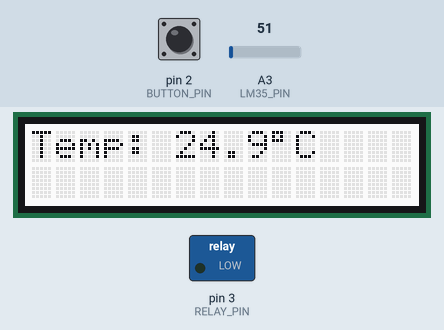
The sketch below on a simulated Arduino Uno, built with avr-gcc and run on an emulated ATmega328P. Shown: 16×2 character LCD, switched loads named in the sketch (green lamp = pin HIGH). The test bench sets the inputs (shaded band); at power-on: pin 2 (BUTTON_PIN) HIGH, A3 (LM35_PIN) = 51. What the sketch prints to the serial monitor is not drawn.

Above: at 1.2 s.
1.3 s: pin 2 (BUTTON_PIN) pulled LOW for 0.15 s
At 2.7 s:
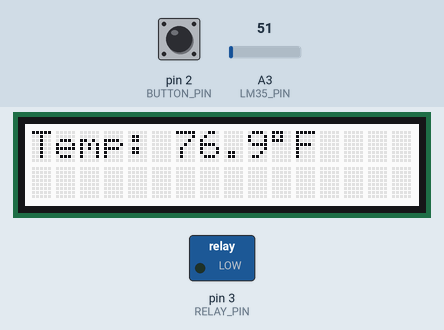
3.0 s: A3 (LM35_PIN) set to 95
At 4.3 s:
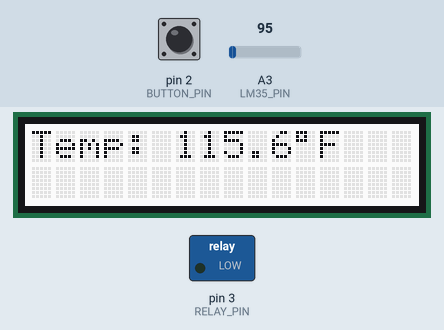
5.0 s: A3 (LM35_PIN) set to 111
At 5.9 s:
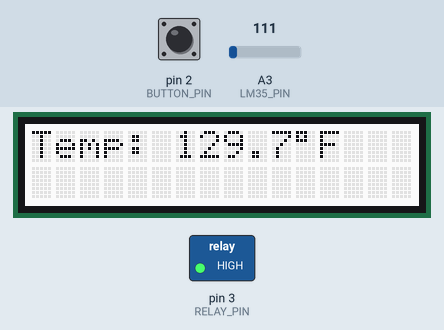
7.0 s: pin 2 (BUTTON_PIN) pulled LOW for 1 s
At 8.6 s:
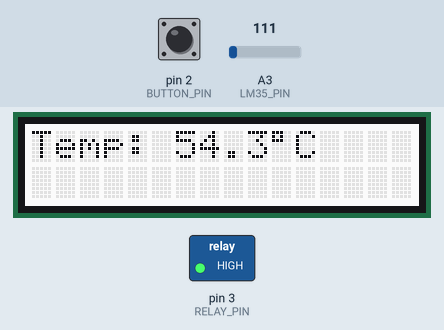
9.5 s: A3 (LM35_PIN) set to 86
At 10.5 s:
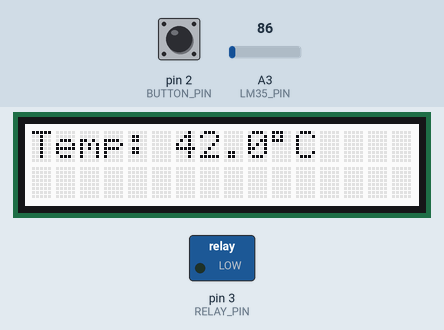
Timing chart, 0 to 12.0 s (numbered marks = the images above; inputs shaded):
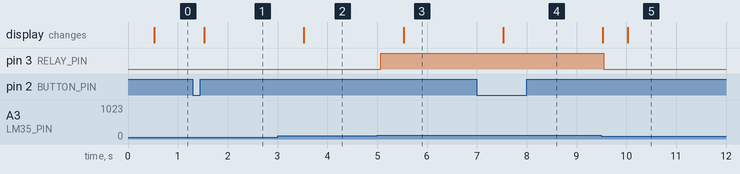

Measured:
- the behaviour switches between 102 and 103 on A3 (LM35_PIN) (found by bisection; images 2 and 3)
- after the input at 1.3 s, the display: changes after 0.23 s (image 1)
- after the input at 3.0 s, the display: changes after 0.53 s (image 2)
- after the input at 5.0 s, pin 3 (RELAY_PIN): LOW → HIGH after 0.07 s; the display: changes after 0.53 s (image 3)
- after the input at 7.0 s, the display: changes after 0.53 s (image 4)
- after the input at 9.5 s, pin 3 (RELAY_PIN): HIGH → LOW after 0.05 s; the display: first changes at once (image 5 shows a later state)

The sketch:

thermostat-prototype.ino
```cpp
// Lesson #18 - Thermostat prototype

#include <Wire.h>
#include <DFRobot_RGBLCD1602.h>

#define LM35_PIN A3
#define BUTTON_PIN 2
#define RELAY_PIN 3

DFRobot_RGBLCD1602 lcd(0x60, 16, 2);

bool showCelsius = true;

// ---------- Button ----------
bool lastReading;
bool buttonState;
unsigned long lastDebounceTime = 0;
const unsigned long debounceDelay = 50;

// ---------- Startup lock ----------
unsigned long startTime;

// ---------- Averaging ----------
const int numSamples = 10;
int samples[numSamples];
int sampleIndex = 0;
long total = 0;
float smoothedTempC = 0;

unsigned long lastSampleTime = 0;
const unsigned long sampleInterval = 10;

void setup() {
  Serial.begin(9600);
  pinMode(BUTTON_PIN, INPUT_PULLUP);
  pinMode(RELAY_PIN, OUTPUT);
  digitalWrite(RELAY_PIN, LOW);

  lcd.init();
  lcd.display();
  lcd.setColorWhite();
  lcd.clear();

  showCelsius = true;
  lastReading = digitalRead(BUTTON_PIN);
  buttonState = lastReading;
  startTime = millis();

  // Initialize sample buffer
  for (int i = 0; i < numSamples; i++) {
    samples[i] = analogRead(LM35_PIN);
    total += samples[i];
  }
}

void loop() {
  unsigned long now = millis();

  // ---------- Sample LM35 ----------
  if (now - lastSampleTime >= sampleInterval) {
    lastSampleTime = now;

    total -= samples[sampleIndex];
    samples[sampleIndex] = analogRead(LM35_PIN);
    total += samples[sampleIndex];

    sampleIndex = (sampleIndex + 1) % numSamples;

    float avgReading = total / (float)numSamples;
    float voltage = avgReading * (5.0 / 1023.0);
    smoothedTempC = voltage * 100.0;
  }

  float tempF = (smoothedTempC * 9.0 / 5.0) + 32.0;

  // ---------- FAN CONTROL ----------
  if (smoothedTempC >= 50.0) {
    digitalWrite(RELAY_PIN, HIGH);
  } else {
    digitalWrite(RELAY_PIN, LOW);
  }

  // ---------- Button (after startup) ----------
  if (now - startTime > 1000) {
    bool reading = digitalRead(BUTTON_PIN);

    if (reading != lastReading) {
      lastDebounceTime = now;
    }

    if ((now - lastDebounceTime) > debounceDelay) {
      if (reading != buttonState) {
        buttonState = reading;
        if (buttonState == LOW) {
          showCelsius = !showCelsius;
        }
      }
    }
    lastReading = reading;
  }

  // ---------- LCD Update ----------
  static unsigned long lastLCDUpdate = 0;
  if (now - lastLCDUpdate >= 500) {
    lastLCDUpdate = now;

    lcd.setCursor(0, 0);
    lcd.print("                ");
    lcd.setCursor(0, 0);
    lcd.print("Temp: ");

    if (showCelsius) {
      lcd.print(smoothedTempC, 1);
      lcd.print((char)223);
      lcd.print("C");
    } else {
      lcd.print(tempF, 1);
      lcd.print((char)223);
      lcd.print("F");
    }

    Serial.print("Temp: ");
    Serial.print(smoothedTempC);
    Serial.print(" C | ");
    Serial.print(tempF);
    Serial.println(" F");
  }
}
```
